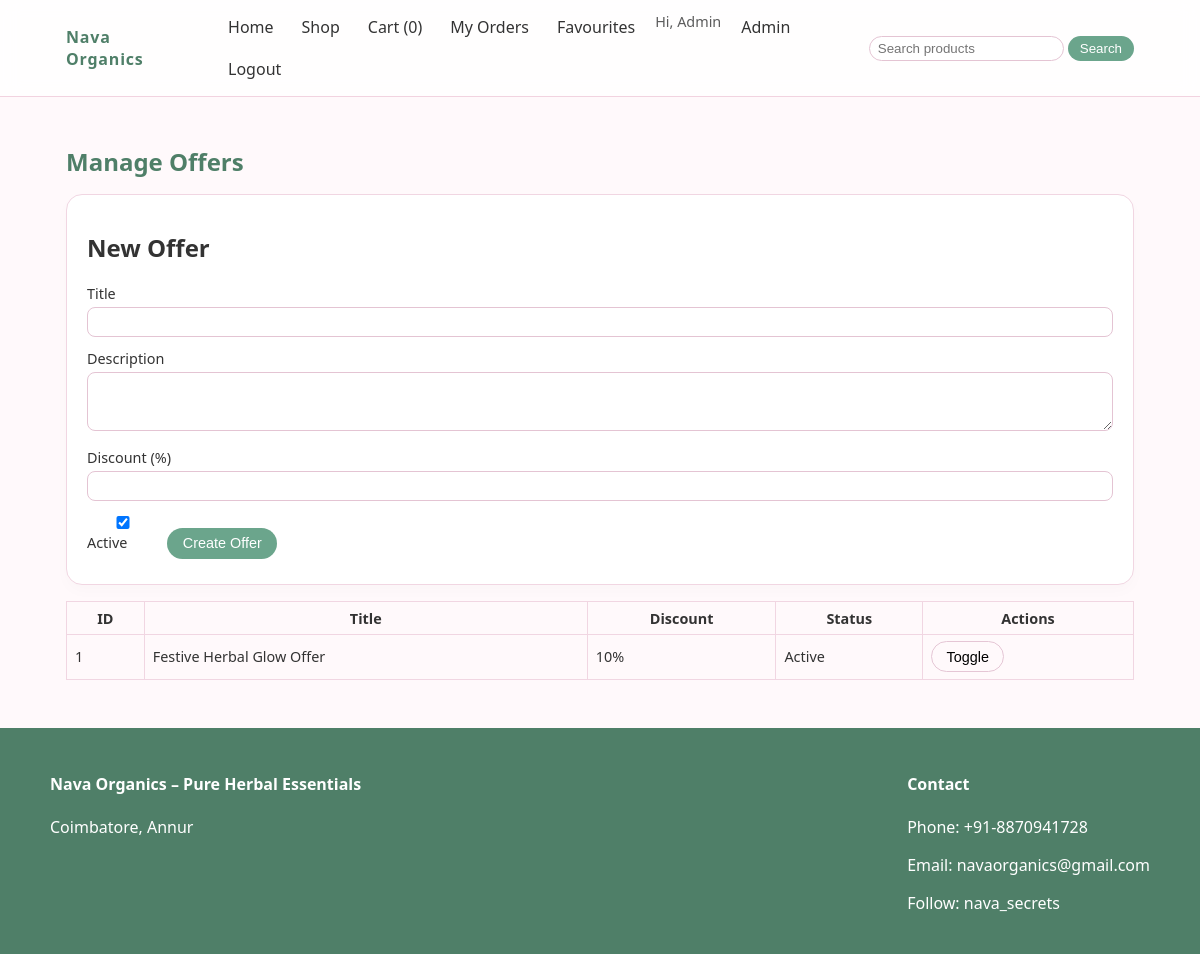
The page /admin/offers (signed in) on the database its author committed.
### app.py (models this page shows)
class Offer(db.Model):
    id = db.Column(db.Integer, primary_key=True)
    title = db.Column(db.String(150), nullable=False)
    description = db.Column(db.Text, nullable=False)
    discount_percent = db.Column(db.Integer)
    is_active = db.Column(db.Boolean, default=True)

### app.py (the view, shortened to what this page needs)
@app.route('/admin/offers', methods=['GET', 'POST'])
@admin_required
def admin_offers():
    offers = Offer.query.order_by(Offer.id.desc()).all()
    return render_template('admin_offers.html', offers=offers)

### app.py (called while the page is built)
def get_cart():
    return session.get('cart', [])

@app.context_processor
def inject_globals():
    return dict(current_user=session.get('user'), cart_count=len(get_cart()))

def admin_required(f):
    @wraps(f)
    def decorated(*args, **kwargs):
        user = session.get('user')
        if not user or not user.get('is_admin'):
            flash('Admin access required.')
            return redirect(url_for('admin_login'))
        return f(*args, **kwargs)
    return decorated

### templates/admin_offers.html (shortened to what this page needs)
{% extends 'base.html' %}
{% block content %}
<section class="section">
  <h1 class="section-title">Manage Offers</h1>
  <div class="form-card">
    <h2>New Offer</h2>
    <form method="post">
      <div class="form-group">
        <label for="title">Title</label>
        <input id="title" name="title" required />
      </div>
      <div class="form-group">
        <label for="description">Description</label>
        <textarea id="description" name="description" rows="3" required></textarea>
      </div>
      <div class="form-group">
        <label for="discount_percent">Discount (%)</label>
        <input id="discount_percent" name="discount_percent" type="number" min="0" max="100" />
      </div>
      <div class="form-group inline">
        <label><input type="checkbox" name="is_active" checked /> Active</label>
      </div>
      <button type="submit" class="btn primary">Create Offer</button>
    </form>
  </div>
  <table class="admin-table">
    <thead>
      <tr>
        <th>ID</th>
        <th>Title</th>
        <th>Discount</th>
        <th>Status</th>
        <th>Actions</th>
      </tr>
    </thead>
    <tbody>
      {% for o in offers %}
        <tr>
          <td>{{ o.id }}</td>
          <td>{{ o.title }}</td>
          <td>{% if o.discount_percent %}{{ o.discount_percent }}%{% else %}-{% endif %}</td>
          <td>{{ 'Active' if o.is_active else 'Inactive' }}</td>
          <td>
            <form action="{{ url_for('admin_offer_toggle', offer_id=o.id) }}" method="post">
              <button type="submit" class="btn ghost">Toggle</button>
            </form>
          </td>
        </tr>
      {% endfor %}
    </tbody>
  </table>
</section>
{% endblock %}

### static/css/styles.css (style rules this page uses)
:root { --pink: #fbe4ec; --pink-deep: #f3b7cd; --green: #6ba58c; --green-deep: #4f7f68; --text-main: #333; --bg: #fff9fb; }
* { box-sizing: border-box; }
body { margin: 0; font-family: system-ui, -apple-system, BlinkMacSystemFont, "Segoe UI", sans-serif; background: var(--bg); color: var(--text-main); }
.section { margin-top: 1.5rem; }
.section-title { font-size: 1.5rem; margin-bottom: 1rem; color: var(--green-deep); }
.btn { display: inline-block; padding: 0.4rem 0.9rem; border-radius: 999px; font-size: 0.9rem; border: 1px solid transparent; cursor: pointer; }
.btn.primary { background: var(--green); color: #fff; }
.btn.ghost { background: transparent; border-color: #e5c6d5; }
.form-card { background: #fff; border-radius: 1rem; padding: 1rem 1.25rem; border: 1px solid #f1d6e2; box-shadow: 0 6px 15px rgba(0, 0, 0, 0.02); }
.form-group { margin-bottom: 0.75rem; }
.form-group label { display: block; margin-bottom: 0.25rem; font-size: 0.9rem; }
.form-group input, .form-group textarea, .form-group select { width: 100%; padding: 0.4rem 0.6rem; border-radius: 0.5rem; border: 1px solid #e4c4d3; }
.form-group.inline { display: inline-block; margin-right: 0.75rem; }
.admin-table { width: 100%; border-collapse: collapse; margin-top: 1rem; }
.admin-table th, .admin-table td { border: 1px solid #f1d6e2; padding: 0.4rem 0.5rem; font-size: 0.9rem; }

### rows shown on the page
Offer: id "1", title "Festive Herbal Glow Offer", discount_percent "10", is_active "Active"

### other values the page prints
{{ cart_count }} "0"
{{ current_user.name }} "Admin"
